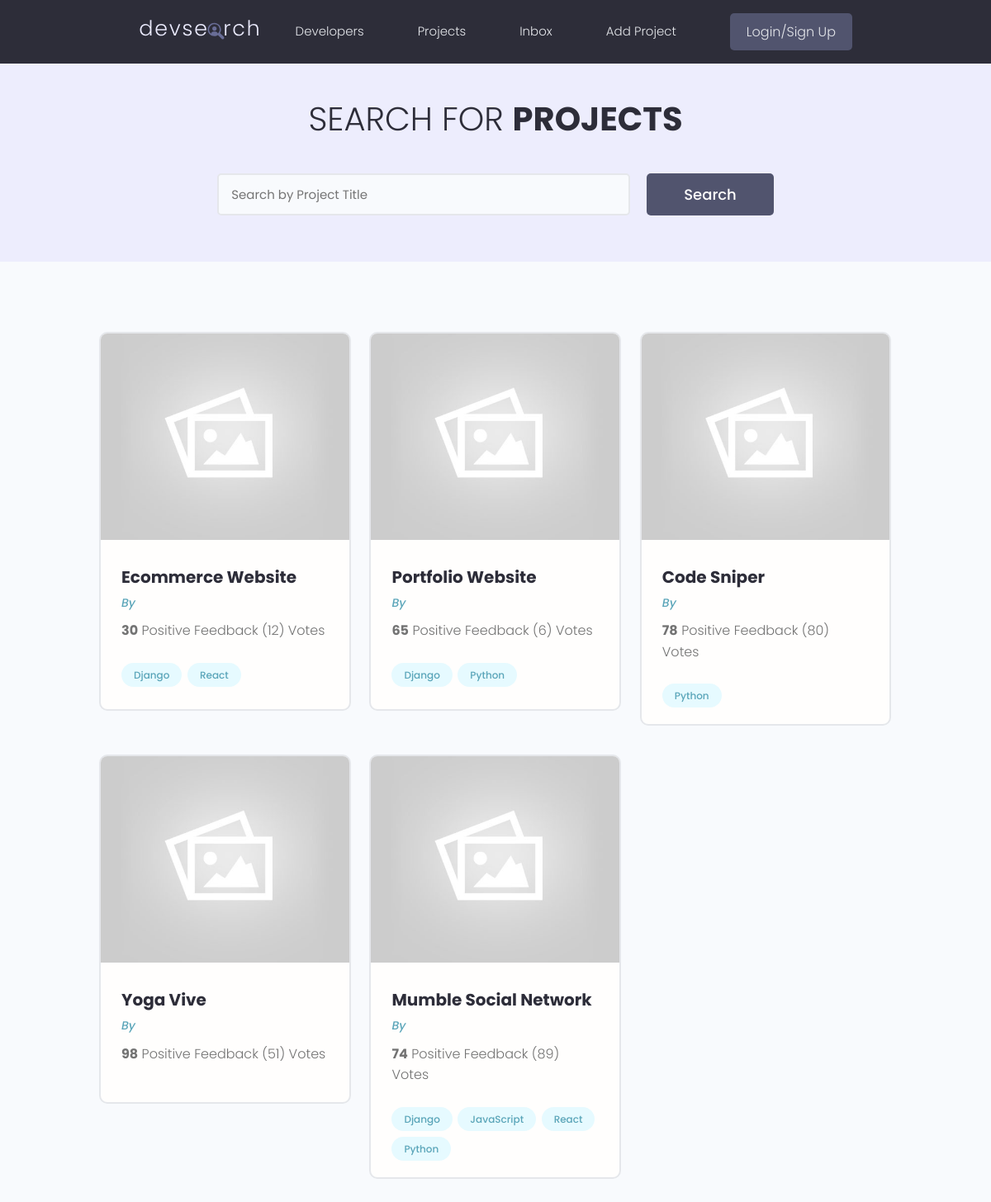
Page /projects/ on the earlier database version.
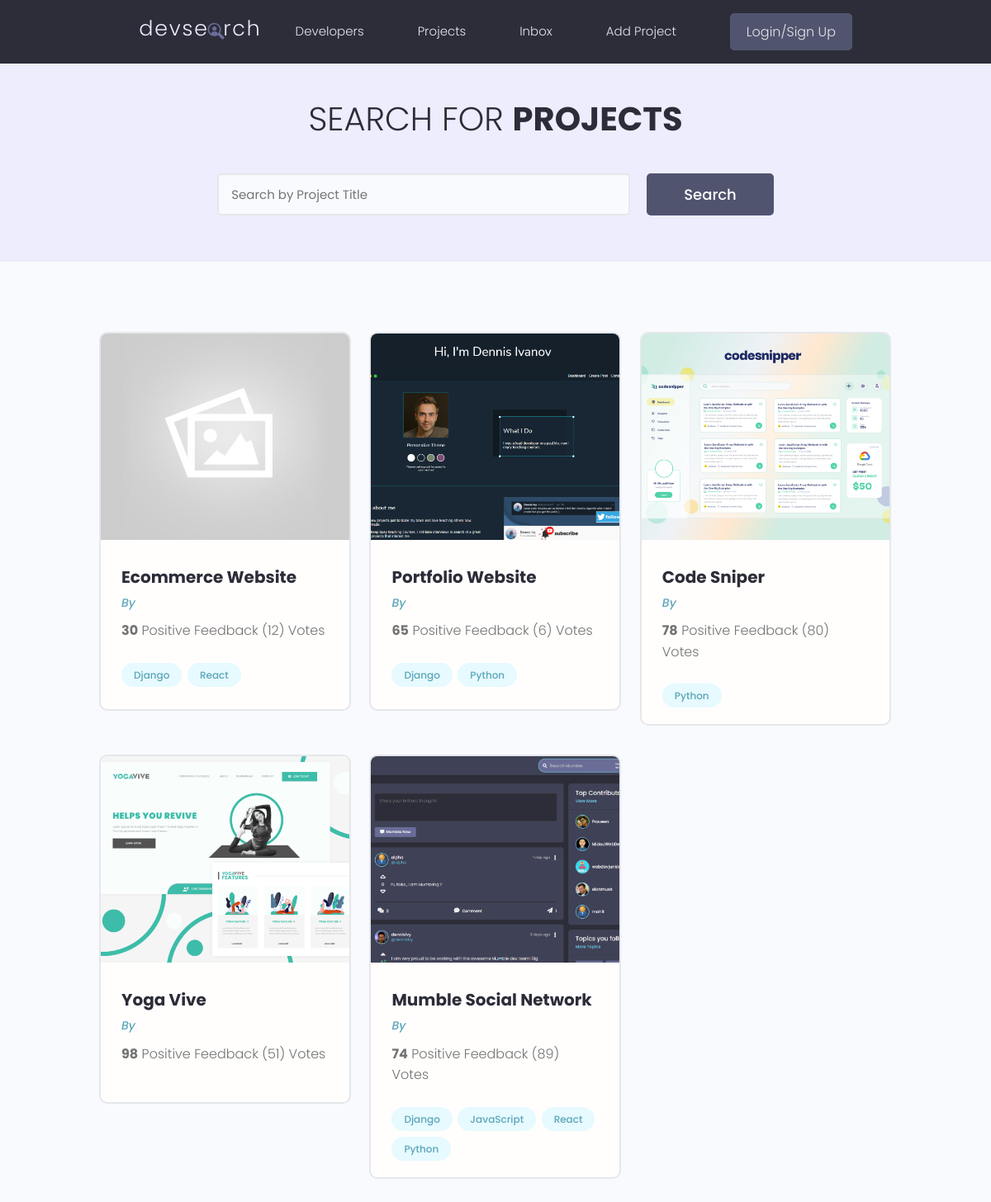
Same page on the later database version.
### projects/models.py (models this page shows, shortened)
class Project(models.Model):
    owner = models.ForeignKey(Profile, null=True, blank=True, on_delete=models.SET_NULL)
    id = models.UUIDField(default=uuid.uuid4, unique=True,
                          primary_key=True, editable=False)
    title = models.CharField(max_length=200)
    description = models.TextField(null=True, blank=True)
    featured_image = models.ImageField(
        null=True, blank=True, default='default.jpg')
    demo_link = models.CharField(max_length=2000, blank=True, null=True)
    source_link = models.CharField(max_length=2000, null=True, blank=True)
    tags = models.ManyToManyField('Tag', blank=True)
    vote_total = models.IntegerField(default=0, null=True, blank=True)
    vote_ratio = models.IntegerField(default=0, null=True, blank=True)
    create_at = models.DateTimeField(auto_now_add=True)
    update_at = models.DateTimeField(auto_now=True)

class Tag(models.Model):
    id = models.UUIDField(default=uuid.uuid4, unique=True,
                          primary_key=True, editable=False)
    name = models.CharField(max_length=200)
    create_at = models.DateTimeField(auto_now_add=True)
    update_at = models.DateTimeField(auto_now=True)
    def __str__(self) -> str:
        return self.name

### projects/views.py (the view)
# urls.py: path('projects/', include('projects.urls')),
def projects(request):
    projects = Project.objects.all()
    return render(request, 'projects/projects.html', {'projects': projects})

### projects/templates/projects/projects.html (shortened to what this page needs)
{% extends 'main.html' %} {% block content%}
<main class="projects">
  <section class="hero-section text-center">
    <div class="container container--narrow">
      <div class="hero-section__box">
        <h2>Search for <span>Projects</span></h2>
      </div>
      <div class="hero-section__search">
        <form class="form" action="#" method="get">
          <div class="form__field">
            <input
              class="input input--text"
              id="formInput#search"
              type="text"
              name="text"
              placeholder="Search by Project Title"
            />
          </div>
          <input class="btn btn--sub btn--lg" type="submit" value="Search" />
        </form>
      </div>
    </div>
  </section>
  <section class="projectsList">
    <div class="container">
      <div class="grid grid--three">
        {% for project in projects%}
        <div class="column">
          <div class="card project">
            <a href="{% url 'project' project.id %}" class="project">
              <img
                class="project__thumbnail"
                src="{{ project.featured_image.url }}"
                alt="project thumbnail"
              />
              <div class="card__body">
                <h3 class="project__title">{{project.title}}</h3>
                <p>
                  <a class="project__author" href="profile.html"
                    >By {{project.owner.name}}</a
                  >
                </p>
                <p class="project--rating">
                  <span style="font-weight: bold"
                    >{{ project.vote_ratio }}</span
                  >
                  Positive Feedback ({{project.vote_total}})
                  Vote{{project.vote_total|pluralize:"s"}}
                </p>
                <div class="project__tags">
                  {% for tag in project.tags.all%}
                  <span class="tag tag--pill tag--main">
                    <small>{{tag}}</small>
                  </span>
                  {% endfor %}
                </div>
              </div>
            </a>
          </div>
        </div>
        {% endfor %}
      </div>
    </div>
  </section>
</main>
{% endblock content%}

### templates/main.html (shortened to what this page needs)
{% load static %}
<!DOCTYPE html>
<html lang="en">
  <head>
    <link
      rel="stylesheet"
      href="https://cdn.iconmonstr.com/1.3.0/css/iconmonstr-iconic-font.min.css"
    />
    <link rel="stylesheet" href="{% static 'uikit/styles/uikit.css' %}" />
    <link rel="stylesheet" href="{% static 'styles/app.css' %}" />
  </head>
  <body>
    {% include 'navbar.html' %} {% block content %} {% endblock content %}
  </body>
</html>

### templates/navbar.html (shortened to what this page needs)
{% load static %}
<header class="header">
  <div class="container container--narrow">
    <a href="{% url 'profiles' %}" class="header__logo">
      <img src="{% static 'images/logo.svg' %}" alt="DevSearch Logo" />
    </a>
    <nav class="header__nav">
      <ul class="header__menu">
        <li class="header__menuItem"><a href="index.html">Developers</a></li>
        <li class="header__menuItem">
          <a href="{% url 'projects' %}">Projects</a>
        </li>
        <li class="header__menuItem"><a href="inbox.html">Inbox</a></li>
        <li class="header__menuItem">
          <a href="{% url 'create-project' %}">Add Project</a>
        </li>
        <li class="header__menuItem">
          <a href="login.html" class="btn btn--sub">Login/Sign Up</a>
        </li>
      </ul>
    </nav>
  </div>
</header>

### static/styles/app.css (style rules this page uses)
:root { --color-sub: #2d2d39; }
.btn--sub { background-color: var(--color-sub-light); }
.card { border: 2px solid var(--color-light); }
img { width: 100%; }
.header { position: sticky; z-index: 111; background-color: var(--color-sub); padding: 1.5rem 0; }
.header > .container { display: flex; justify-content: space-between; align-items: center; }
.header__logo > img { height: 3.8rem; }
.header__nav > ul { display: inline-flex; align-items: center; list-style: none; gap: 6.5rem; }
.header__menuItem > a { color: var(--color-light); font-weight: 300; }
.hero-section { height: 40vh; display: flex; align-items: center; background-color: var(--color-sub); }
.hero-section__box { margin-bottom: 4rem; }
.hero-section__box > h2, .hero-section__box > h2 > span { font-size: 4rem; color: var(--color-light); line-height: 1.3; text-transform: uppercase; }
.hero-section__box > h2 { font-weight: 300; }
.hero-section__box > h2 > span { font-weight: 700; }
.hero-section__search > .form { display: flex; align-items: center; justify-content: center; gap: 2rem; }
.hero-section__search > .form input.input--text { width: 50rem; }
.project__author { font-size: 1.4rem; font-style: italic; }
.project--rating { margin-bottom: 1.6em; margin-top: .5em; }
.projects > .hero-section { background: var(--color-sub-lighter); height: 30vh; }
.projects .hero-section__box { margin-bottom: 2.5rem; }
.projects .hero-section__box > h2 { color: var(--color-sub); }
.projects .hero-section__box > h2 > span { font-weight: 700; color: var(--color-sub); }
.projectsList { margin-top: 8rem; }
.project__thumbnail { height: 25rem; object-fit: cover; object-position: top center; }
.project__title { font-size: 2rem; font-weight: 700; color: var(--color-sub); }

### static/uikit/styles/modules/_variables.css (style rules this page uses)
:root { --color-main: #5aa5b9; --color-main-light: #e6faff; --color-sub: #3f4156; --color-sub-light: #51546e; --color-sub-lighter: #ededfd; --color-text: #737373; --color-gray: #8b8b8b; --color-light: #e5e7eb; --color-light-gray: #767676; --color-bg: #f8fafd; --color-white: #fffefd; --color-white-light: #f3f3f3; --color-success: #359e64; --color-success-bg: #def8e8; --color-error: #fc4b0b; --color-error-bg: #fff2ee; --font-base: 'Poppins', arial, helvetica, 'Segoe UI', roboto, ubuntu, sans-serif; --font-monospace: 'Fira Code', 'Courier New', courier, monospace; --font-regular: 300; --font-medium: 500; --font-bold: 700; --generic-shadow: 1px 1px 5px #00000010; --generic-transition: all 0.3s ease-in-out; }

### static/uikit/styles/modules/_base.css (style rules this page uses)
* { margin: 0; padding: 0; box-sizing: border-box; text-rendering: optimizeLegibility; color: inherit; font-size: inherit; }
html { font-size: 50%; }
@media only screen and (min-width: 480px) { html { font-size: 56.25%; } }
@media only screen and (min-width: 1200px) { html { font-size: 62.5%; } }
body { line-height: 1.6; font-weight: 400; font-size: 1.5rem; color: var(--color-text); background-color: var(--color-bg); min-height: 100vh; }

### static/uikit/styles/modules/_typography.css (style rules this page uses)
* { font-family: var(--font-base); }
h2 { font-size: 3.6rem; font-weight: var(--font-bold); }
h3 { font-size: 3.2rem; font-weight: var(--font-medium); }
p, span, strong { font-size: 1.6rem; color: var(--color-text); font-weight: var(--font-regular); }
a { padding-bottom: 2px; text-decoration: none; display: inline-block; color: var(--color-main); font-weight: var(--font-medium); }

### static/uikit/styles/modules/_utilities.css (style rules this page uses)
.container { width: 92%; max-width: 165rem; margin: 0 auto; box-sizing: border-box; }
.container--narrow { width: 92%; max-width: 120rem; }
@media screen and (min-width: 1000px) { .container { width: 90%; } }
@media screen and (min-width: 1000px) { .container--narrow { width: 85%; } }
@media screen and (min-width: 1200px) { .container { width: 80%; } }
@media screen and (min-width: 1200px) { .container--narrow { width: 72%; } }
.text-center { text-align: center; }

### static/uikit/styles/modules/_button.css (style rules this page uses)
.btn { display: inline-block; position: relative; cursor: pointer; background-color: var(--color-light); font-weight: var(--font-medium); color: var(--color-sub); text-decoration: none; padding: 1rem 2rem; border-radius: 0.5rem; border: none; width: -webkit-fit-content; width: -moz-fit-content; width: fit-content; height: -webkit-fit-content; height: -moz-fit-content; height: fit-content; font-size: 1.6rem; outline-width: 0; outline-color: transparent; -webkit-backface-visibility: hidden; backface-visibility: hidden; transition: all 0.3s ease-in-out; }
.btn--sub { background-color: var(--color-sub); color: var(--color-white); }
.btn--lg { font-size: 1.8rem; padding: 1.2rem 4.5rem; }

Differences in the rows shown:
changed Project "Portfolio Website": featured_image: picture added in place of a placeholder
changed Project "Code Sniper": featured_image: picture added in place of a placeholder
changed Project "Yoga Vive": featured_image: picture added in place of a placeholder
changed Project "Mumble Social Network": featured_image: picture added in place of a placeholder
